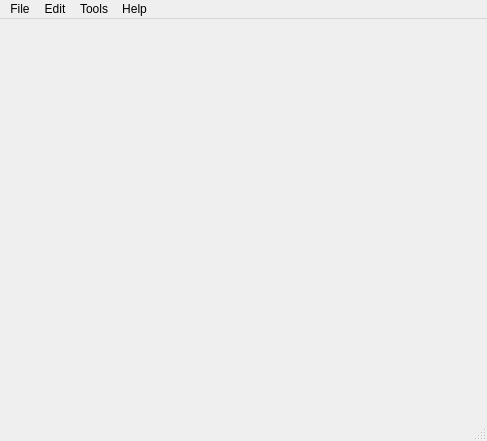
<?xml version="1.0" encoding="UTF-8"?>
<ui version="4.0">
 <class>MainWindow</class>
 <widget class="QMainWindow" name="MainWindow">
  <property name="geometry">
   <rect>
    <x>0</x>
    <y>0</y>
    <width>487</width>
    <height>441</height>
   </rect>
  </property>
  <property name="windowTitle">
   <string>MainWindow</string>
  </property>
  <widget class="QWidget" name="centralwidget">
   <layout class="QVBoxLayout" name="verticalLayout">
    <item>
     <widget class="QWidget" name="widget" native="true">
      <property name="sizePolicy">
       <sizepolicy hsizetype="Preferred" vsizetype="Preferred">
        <horstretch>0</horstretch>
        <verstretch>0</verstretch>
       </sizepolicy>
      </property>
     </widget>
    </item>
   </layout>
  </widget>
  <widget class="QMenuBar" name="menubar">
   <property name="geometry">
    <rect>
     <x>0</x>
     <y>0</y>
     <width>487</width>
     <height>21</height>
    </rect>
   </property>
   <widget class="QMenu" name="menuFile">
    <property name="title">
     <string>File</string>
    </property>
   </widget>
   <widget class="QMenu" name="menuEdit">
    <property name="title">
     <string>Edit</string>
    </property>
   </widget>
   <widget class="QMenu" name="menuTools">
    <property name="title">
     <string>Tools</string>
    </property>
   </widget>
   <widget class="QMenu" name="menuHelp">
    <property name="title">
     <string>Help</string>
    </property>
   </widget>
   <addaction name="menuFile"/>
   <addaction name="menuEdit"/>
   <addaction name="menuTools"/>
   <addaction name="menuHelp"/>
  </widget>
  <widget class="QStatusBar" name="statusbar"/>
 </widget>
 <resources/>
 <connections/>
</ui>
